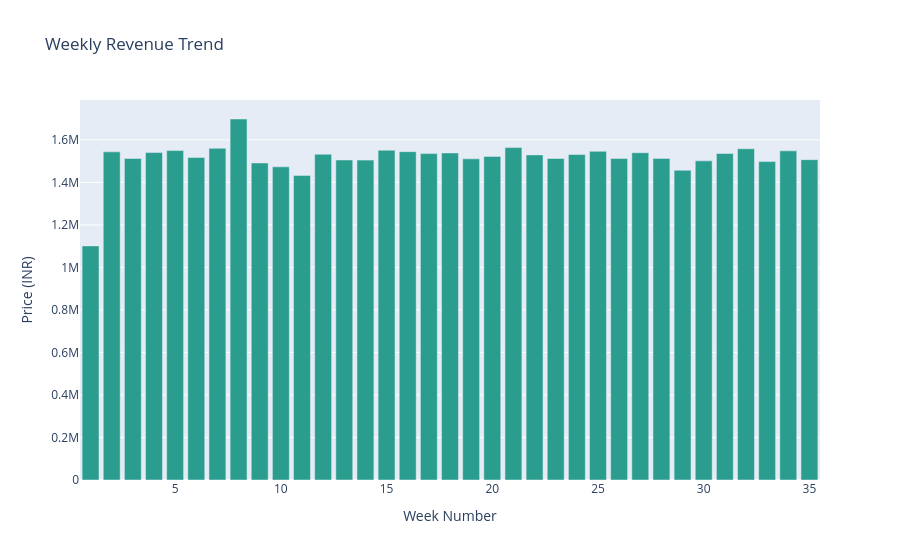

The notebook cell saved with this chart:
### Markdown cell above
#### Weekly Revenue Trend

### Code cell
df['Week Number'] = pd.to_datetime(df['Order Date']).dt.isocalendar().week

weekly_revenue = (
  df.groupby("Week Number") ["Price (INR)"].sum().reset_index()
)


#Bar Chart
fig = px.bar(weekly_revenue, x = "Week Number", y = "Price (INR)", title="Weekly Revenue Trend", color_discrete_sequence=['#2a9d8f'])

fig.show()

### Figure 1 — Plotly figure (JSON) as saved in the notebook; plotly's stock layout.template omitted (floating-point values rounded to 4 significant figures)
{"data": [{"hovertemplate": "Week Number=%{x}<br>Price (INR)=%{y}<extra></extra>", "legendgroup": "", "marker": {"color": "#2a9d8f", "pattern": {"shape": ""}}, "name": "", "orientation": "v", "showlegend": false, "textposition": "auto", "type": "bar", "x": [1, 2, 3, 4, 5, 6, 7, 8, 9, 10, 11, 12, 13, 14, 15, 16, 17, 18, 19, 20, 21, 22, 23, 24, 25, 26, 27, 28, 29, 30, 31, 32, 33, 34, 35], "xaxis": "x", "y": [1101000.0, 1543000.0, 1512000.0, 1540000.0, 1550000.0, 1517000.0, 1560000.0, 1698000.0, 1491000.0, 1473000.0, 1433000.0, 1532000.0, 1505000.0, 1505000.0, 1551000.0, 1544000.0, 1535000.0, 1538000.0, 1511000.0, 1522000.0, 1563000.0, 1529000.0, 1512000.0, 1531000.0, 1546000.0, 1512000.0, 1539000.0, 1513000.0, 1457000.0, 1501000.0, 1536000.0, 1558000.0, 1498000.0, 1548000.0, 1507000.0], "yaxis": "y"}], "layout": {"barmode": "relative", "legend": {"tracegroupgap": 0}, "title": {"text": "Weekly Revenue Trend"}, "xaxis": {"anchor": "y", "domain": [0, 1], "title": {"text": "Week Number"}}, "yaxis": {"anchor": "x", "domain": [0, 1], "title": {"text": "Price (INR)"}}}}
